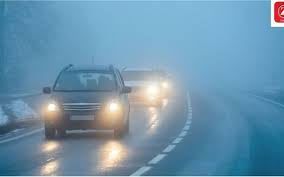
#> input picture backend/1.jpeg, 284 x 177 px
$ python dehaze.py 1.jpeg   (older library calls are emulated)
#> lines starting #> are read from the running program, lines starting #| are printed output that depends on the picture; long printed decimals are rounded
"""
dehaze.py (v4.0 — YOLOv8 Object Detection mAP)
===============================================
Dark Channel Prior (DCP) image dehazing with comprehensive fixes for
real-world highway fog images.

NEW IN v4.0:
  - compute_map(): Object detection mAP using YOLOv8n (COCO 80 classes).
    Detects people, cars, trucks, motorbikes, buses, etc.
    Treats dehazed image detections as proxy ground truth.
  - compute_metrics() now returns detected_hazy and detected_dehazed dicts
    with per-class object counts.

THREE MODES:
  natural  (default) - mild DCP + all fixes
  strong             - aggressive DCP for dense fog
  clahe              - just CLAHE, no DCP (best for daytime fog)

Usage:
    from dehaze import dehaze_image, compute_metrics
    clear = dehaze_image(hazy, mode="clahe")
    metrics = compute_metrics(hazy, clear)  # includes 'map', 'detected_hazy', 'detected_dehazed'

Dependencies:
    pip install opencv-python opencv-contrib-python numpy ultralytics
"""

import cv2
import numpy as np
import sys
import os
import time
import argparse


# ===========================================================================
# CORE DCP STEPS
# ===========================================================================
def get_dark_channel(image, patch_size=15):
    min_channel = np.min(image, axis=2)
    kernel = cv2.getStructuringElement(cv2.MORPH_RECT, (patch_size, patch_size))
    return cv2.erode(min_channel, kernel)


def estimate_atmospheric_light(
    image,
    dark_channel,
    top_percent=0.001,
    max_A=0.85
):
    h, w = dark_channel.shape
    num_pixels = h * w
    num_top = max(int(num_pixels * top_percent), 1)

    dark_flat = dark_channel.flatten()
    image_flat = image.reshape(num_pixels, 3)

    # Candidate pixels from dark channel
    indices = np.argpartition(
        dark_flat,
        -num_top
    )[-num_top:]

    candidates = image_flat[indices]

    # Remove extremely bright pixels
    brightness = np.max(candidates, axis=1)

    valid = brightness < 0.90

    if np.sum(valid) > 10:
        candidates = candidates[valid]

    A = np.mean(candidates, axis=0)

    print("Atmospheric Light:", A)

    return np.minimum(A, max_A)


def estimate_transmission(image, A, omega=0.85, patch_size=15):
    normalized = image / A
    dark_norm = get_dark_channel(normalized, patch_size)
    return 1.0 - omega * dark_norm


def guided_filter(guide, src, radius=80, eps=1e-3):
    try:
        guide_8bit = (guide * 255).astype(np.uint8)
        return cv2.ximgproc.guidedFilter(
            guide_8bit, src.astype(np.float32), radius, eps
        )
    except (AttributeError, cv2.error):
        return _guided_filter_manual(guide, src, radius, eps)


# [14 lines left out: function _guided_filter_manual, not called in this run]


def recover_image(image, transmission, A, t0=0.3):
    t = np.maximum(transmission, t0)
    t = t[:, :, np.newaxis]
    J = (image - A) / t + A
    return np.clip(J, 0, 1)


# ===========================================================================
# POST-PROCESSING
# ===========================================================================
# [22 lines left out: functions match_luminance, gray_world_white_balance, not called in this run]


def apply_gamma(image, gamma=0.9):
    if gamma == 1.0:
        return image
    img_float = image.astype(np.float64) / 255.0
    return (np.power(img_float, gamma) * 255).astype(np.uint8)


# [6 lines left out: function apply_clahe, not called in this run]

def apply_selective_clahe(
    image,
    transmission,
    clip_limit=3.0,
    tile_grid_size=(8, 8)
):
    """
    Apply CLAHE only to foggy regions using the refined
    transmission map from DCP.

    transmission:
        1.0 = clear
        0.0 = dense fog
    """

    # Build fog confidence map
    fog_mask = np.clip(
        (0.6 - transmission) / 0.6,
        0,
        1
    )

    # Emphasize dense fog regions
    fog_mask = np.power(fog_mask, 1.5)

    # Smooth transitions
    fog_mask = cv2.GaussianBlur(
        fog_mask,
        (21, 21),
        0
    )

    # CLAHE in LAB color space
    lab = cv2.cvtColor(image, cv2.COLOR_BGR2LAB)

    l, a, b = cv2.split(lab)

    clahe = cv2.createCLAHE(
        clipLimit=clip_limit,
        tileGridSize=tile_grid_size
    )

    l_clahe = clahe.apply(l)

    clahe_img = cv2.cvtColor(
        cv2.merge([l_clahe, a, b]),
        cv2.COLOR_LAB2BGR
    )

    # Blend according to fog strength
    fog_mask = fog_mask[:, :, np.newaxis]

    result = (
        image.astype(np.float32) * (1.0 - fog_mask)
        +
        clahe_img.astype(np.float32) * fog_mask
    )

    return np.clip(result, 0, 255).astype(np.uint8)


# [5 lines left out: function blend_with_original, not called in this run]


# ===========================================================================
# QUALITY METRICS — entropy, SSIM, mAP
# ===========================================================================
def compute_entropy(image):
    """Shannon entropy 0-8 bits."""
    if len(image.shape) == 3:
        gray = cv2.cvtColor(image, cv2.COLOR_BGR2GRAY)
    else:
        gray = image
    hist = cv2.calcHist([gray], [0], None, [256], [0, 256]).flatten()
    p = hist[hist > 0] / hist.sum()
    return float(-np.sum(p * np.log2(p)))


def compute_ssim(img1, img2):
    """SSIM 0-1 between two BGR images."""
    C1 = (0.01 * 255) ** 2
    C2 = (0.03 * 255) ** 2
    if len(img1.shape) == 3:
        img1 = cv2.cvtColor(img1, cv2.COLOR_BGR2GRAY)
    if len(img2.shape) == 3:
        img2 = cv2.cvtColor(img2, cv2.COLOR_BGR2GRAY)
    img1 = img1.astype(np.float64)
    img2 = img2.astype(np.float64)
    kernel = cv2.getGaussianKernel(11, 1.5)
    window = np.outer(kernel, kernel.T)
    mu1 = cv2.filter2D(img1, -1, window)[5:-5, 5:-5]
    mu2 = cv2.filter2D(img2, -1, window)[5:-5, 5:-5]
    mu1_sq = mu1 ** 2
    mu2_sq = mu2 ** 2
    mu1_mu2 = mu1 * mu2
    sigma1_sq = cv2.filter2D(img1 ** 2, -1, window)[5:-5, 5:-5] - mu1_sq
    sigma2_sq = cv2.filter2D(img2 ** 2, -1, window)[5:-5, 5:-5] - mu2_sq
    sigma12 = cv2.filter2D(img1 * img2, -1, window)[5:-5, 5:-5] - mu1_mu2
    ssim_map = ((2 * mu1_mu2 + C1) * (2 * sigma12 + C2)) / \
               ((mu1_sq + mu2_sq + C1) * (sigma1_sq + sigma2_sq + C2))
    return float(ssim_map.mean())


# ---------------------------------------------------------------------------
# Detection Annotation Renderer
# ---------------------------------------------------------------------------

# Per-class BGR colours for bounding boxes
_CLASS_COLORS_BGR = {
    "person":     (  0, 220,  80),   # green
    "car":        ( 60, 180, 255),   # sky blue
    "truck":      (  0, 140, 255),   # orange
    "bus":        (180,  60, 255),   # purple
    "motorcycle": (255,  60, 200),   # pink
    "bicycle":    (255, 220,  40),   # yellow
}
_DEFAULT_COLOR_BGR = (200, 200, 200)


# [58 lines left out: function draw_detections, not called in this run]


# ---------------------------------------------------------------------------
# Object Detection mAP using YOLOv8n
# ---------------------------------------------------------------------------

# Highway-relevant COCO class IDs
_HIGHWAY_CLASSES = {
    0: "person",
    1: "bicycle",
    2: "car",
    3: "motorcycle",
    5: "bus",
    7: "truck",
}

# YOLOv8 model — loaded lazily on first use
_YOLO_MODEL = None


def _get_yolo():
    """Lazy-load YOLOv8n once (downloads ~6MB on first call)."""
    global _YOLO_MODEL
    if _YOLO_MODEL is None:
        try:
            from ultralytics import YOLO
            _YOLO_MODEL = YOLO("yolov8n.pt")
            print("[YOLO] YOLOv8n loaded successfully.")
        except Exception as e:
            print(f"[YOLO] Failed to load YOLOv8n: {e}")
            _YOLO_MODEL = False  # Sentinel: don't try again
    return _YOLO_MODEL if _YOLO_MODEL else None


# [13 lines left out: function _compute_iou_xyxy, not called in this run]


def _detect_objects(image, conf=0.10):
    """
    Run YOLOv8n inference on an image (BGR numpy array).

    Args:
        image: BGR uint8 numpy array
        conf:  Base confidence floor passed to YOLO (0.10).
               Per-class thresholds are applied afterwards — see below.
               Setting this lower than the per-class thresholds ensures YOLO
               surfaces all candidate boxes before we prune them ourselves.

    Returns:
        boxes     : np.ndarray [N, 4] — (x1, y1, x2, y2) in pixels
        scores    : np.ndarray [N]    — confidence 0-1
        class_ids : np.ndarray [N]    — COCO class IDs

    Returns three empty arrays if YOLO is unavailable.
    """
    model = _get_yolo()
    if model is None:
        return (
            np.zeros((0, 4), dtype=np.float32),
            np.zeros(0, dtype=np.float32),
            np.zeros(0, dtype=int),
        )

    # Convert BGR → RGB for ultralytics
    rgb = cv2.cvtColor(image, cv2.COLOR_BGR2RGB)

    results = model(
        rgb,
        conf=conf,
        iou=0.45,                          # NMS threshold — suppress overlapping duplicate boxes
        classes=list(_HIGHWAY_CLASSES.keys()),
        verbose=False,
    )

    boxes_list, scores_list, cls_list = [], [], []
    for r in results:
        if r.boxes is None or len(r.boxes) == 0:
            continue
        boxes_list.append(r.boxes.xyxy.cpu().numpy())   # [K, 4]
        scores_list.append(r.boxes.conf.cpu().numpy())  # [K]
        cls_list.append(r.boxes.cls.cpu().numpy().astype(int))  # [K]

    if not boxes_list:
        return (
            np.zeros((0, 4), dtype=np.float32),
            np.zeros(0, dtype=np.float32),
            np.zeros(0, dtype=int),
        )

    all_boxes  = np.concatenate(boxes_list, axis=0)
    all_scores = np.concatenate(scores_list, axis=0)
    all_cls    = np.concatenate(cls_list, axis=0)

    # --- 1. Minimum box area filter ----------------------------------------
    # Discard tiny detections (road signs, barrier posts, distant clutter).
    img_area = image.shape[0] * image.shape[1]
    min_area = 0.0025 * img_area   # 0.25% of image
    box_areas = (all_boxes[:, 2] - all_boxes[:, 0]) * (all_boxes[:, 3] - all_boxes[:, 1])
    keep = box_areas >= min_area
    all_boxes  = all_boxes[keep]
    all_scores = all_scores[keep]
    all_cls    = all_cls[keep]

    # --- 2. Per-class confidence thresholds --------------------------------
    # Filter out weak detections early before NMS. This avoids incorrect high-conf
    # classes (like a truck at 0.36) from shadowing and deleting the correct class
    # (like a car at 0.23) during NMS.
    _CLASS_CONF_THRESHOLDS = {
        "car":        0.12,
        "person":     0.20,
        "bicycle":    0.20,
        "motorcycle": 0.20,
        "truck":      0.35,   # optimized to allow real trucks/SUVs
        "bus":        0.35,   # optimized to allow real buses
    }
    per_class_keep = np.array([
        all_scores[i] >= _CLASS_CONF_THRESHOLDS.get(
            _HIGHWAY_CLASSES.get(int(all_cls[i]), ""), 0.20
        )
        for i in range(len(all_cls))
    ], dtype=bool)

    all_boxes  = all_boxes[per_class_keep]
    all_scores = all_scores[per_class_keep]
    all_cls    = all_cls[per_class_keep]

    if len(all_boxes) == 0:
        return (
            np.zeros((0, 4), dtype=np.float32),
            np.zeros(0, dtype=np.float32),
            np.zeros(0, dtype=int),
        )

    # --- 3. Sort descending by score --------------------------------------
    sort_idxs  = np.argsort(all_scores)[::-1]
    all_boxes  = all_boxes[sort_idxs]
    all_scores = all_scores[sort_idxs]
    all_cls    = all_cls[sort_idxs]

    # --- 4. Class-agnostic Non-Maximum Suppression (NMS) -------------------
    # Suppress duplicate overlapping boxes of different classes
    keep_indices = []
    for i in range(len(all_boxes)):
        discard = False
        for j in keep_indices:
            iou = _compute_iou_xyxy(all_boxes[i], all_boxes[j])
            if iou >= 0.40:
                discard = True
                break
        if not discard:
            keep_indices.append(i)

    return (
        all_boxes[keep_indices],
        all_scores[keep_indices],
        all_cls[keep_indices],
    )


# [65 lines left out: functions _count_objects, _compute_ap_for_class, not called in this run]


def compute_map(hazy_image, dehazed_image, iou_threshold=0.5):
    """
    Compute multi-class Object Detection mAP using YOLOv8n.

    Strategy:
      - Run YOLOv8n on the dehazed image → proxy ground truth
        (dehazed image has better visibility, its detections are more reliable)
      - Run YOLOv8n on the hazy image → predictions to evaluate
      - For each highway class found in GT, compute AP@0.5
      - Average APs → mAP

    Detects: person, bicycle, car, motorcycle, bus, truck

    Range: [0, 1]
      • 1.0 = fog had zero impact on object detectability
      • 0.0 = fog completely destroyed detectability

    Returns:
        tuple: (map_score: float, detected_hazy: dict, detected_dehazed: dict)
    """
    hazy_boxes,    hazy_scores,    hazy_cls    = _detect_objects(hazy_image)
    dehazed_boxes, dehazed_scores, dehazed_cls = _detect_objects(dehazed_image)

    det_hazy    = _count_objects(hazy_cls)
    det_dehazed = _count_objects(dehazed_cls)

    print(f"[YOLO] Hazy detections   : {det_hazy}")
    print(f"[YOLO] Dehazed detections: {det_dehazed}")

    # Classes present in ground truth (dehazed detections)
    gt_classes = np.unique(dehazed_cls) if len(dehazed_cls) > 0 else []

    if len(gt_classes) == 0:
        # Nothing detected even in the clear image — mAP undefined
        return 0.0, det_hazy, det_dehazed

    ap_scores = []
    for cls_id in gt_classes:
        # Ground truth boxes for this class
        gt_mask  = dehazed_cls == cls_id
        gt_b     = dehazed_boxes[gt_mask]

        # Prediction boxes for this class
        pred_mask = hazy_cls == cls_id
        pred_b    = hazy_boxes[pred_mask]
        pred_s    = hazy_scores[pred_mask]

        ap = _compute_ap_for_class(pred_b, pred_s, gt_b, iou_threshold)
        if ap is not None:
            ap_scores.append(ap)

    map_score = float(np.mean(ap_scores)) if ap_scores else 0.0
    return round(map_score, 3), det_hazy, det_dehazed


def compute_metrics(hazy_image, dehazed_image):
    """
    Compute all quality metrics for a hazy/dehazed image pair.

    Returns dict with:
      - entropy_hazy     : Shannon entropy of hazy image (0-8)
      - entropy_dehazed  : Shannon entropy of dehazed image (0-8)
      - entropy_gain     : dehazed - hazy
      - ssim             : structural similarity (0-1)
      - map              : YOLOv8 multi-class mAP@0.5 (0-1)
      - detected_hazy    : {class_name: count} in original foggy image
      - detected_dehazed : {class_name: count} in dehazed image
    """
    e_hazy    = compute_entropy(hazy_image)
    e_dehazed = compute_entropy(dehazed_image)
    ssim_val  = compute_ssim(hazy_image, dehazed_image)
    map_val, det_hazy, det_dehazed = compute_map(hazy_image, dehazed_image)
    return {
        "entropy_hazy"     : round(e_hazy, 3),
        "entropy_dehazed"  : round(e_dehazed, 3),
        "entropy_gain"     : round(e_dehazed - e_hazy, 3),
        "ssim"             : round(ssim_val, 3),
        "map"              : map_val,
        "detected_hazy"    : det_hazy,
        "detected_dehazed" : det_dehazed,
    }


# ===========================================================================
# MODE PRESETS
# ===========================================================================
MODE_PRESETS = {
    "natural": {
        "omega": 0.75, "t0": 0.45, "max_A": 1.0, "gamma": 0.95,
        "use_clahe": True, "blend": 1.0,
        "match_lum": False, "white_balance": False,
    },
    "strong": {
        "omega": 0.95, "t0": 0.2, "max_A": 0.9, "gamma": 0.85,
        "use_clahe": True, "blend": 1.0,
        "match_lum": True, "white_balance": True,
    },
    "clahe": {
        "skip_dcp": True,
    },
}


# ===========================================================================
# MAIN PIPELINE
# ===========================================================================
def dehaze_image(
    hazy_image,
    mode="natural",
    omega=None, t0=None, max_A=None, gamma=None,
    blend=None, use_clahe=None,
    match_lum=None, white_balance=None,
    patch_size=15, guided_radius=80, guided_eps=1e-3,
):
    if mode not in MODE_PRESETS:
        raise ValueError(f"Unknown mode '{mode}'. Use: {list(MODE_PRESETS)}")

    preset = MODE_PRESETS[mode].copy()

    if preset.get("skip_dcp"):
        result = apply_clahe(
            hazy_image,
            clip_limit=3.0,
            tile_grid_size=(8, 8)
        )
        result = gray_world_white_balance(result)
        return result

    p = {
        "omega": omega if omega is not None else preset["omega"],
        "t0": t0 if t0 is not None else preset["t0"],
        "max_A": max_A if max_A is not None else preset["max_A"],
        "gamma": gamma if gamma is not None else preset["gamma"],
        "blend": blend if blend is not None else preset["blend"],
        "use_clahe": use_clahe if use_clahe is not None else preset["use_clahe"],
        "match_lum": match_lum if match_lum is not None else preset["match_lum"],
        "white_balance": white_balance if white_balance is not None else preset["white_balance"],
    }

    # -------------------------------------------------
    # DCP CORE
    # -------------------------------------------------

    image = hazy_image.astype(np.float64) / 255.0

    dark_channel = get_dark_channel(
        image,
        patch_size
    )

    A = estimate_atmospheric_light(
        image,
        dark_channel,
        max_A=p["max_A"]
    )

    transmission = estimate_transmission(
        image,
        A,
        p["omega"],
        patch_size
    )

    gray = cv2.cvtColor(
        hazy_image,
        cv2.COLOR_BGR2GRAY
    ).astype(np.float64) / 255.0

    transmission_refined = guided_filter(
        gray,
        transmission,
        guided_radius,
        guided_eps
    )

    print("Atmospheric Light:", A)

    print(
        "Transmission:",
        transmission_refined.min(),
        transmission_refined.mean(),
        transmission_refined.max()
    )

    # -------------------------------------------------
    # HEADLIGHT PROTECTION
    # -------------------------------------------------

    gray_lights = cv2.cvtColor(
        hazy_image,
        cv2.COLOR_BGR2GRAY
    ).astype(np.float32)

    light_mask = np.clip(
        (gray_lights - 200) / 55,
        0,
        1
    )

    transmission_refined = np.maximum(
        transmission_refined,
        0.7 * light_mask +
        transmission_refined * (1 - light_mask)
    )

    # -------------------------------------------------

    transmission_refined = np.clip(
        transmission_refined,
        0.1,
        1.0
    )

    dehazed = recover_image(
        image,
        transmission_refined,
        A,
        p["t0"]
    )

    dehazed = (dehazed * 255).astype(np.uint8)

    # -------------------------------------------------
    # POST PROCESSING
    # -------------------------------------------------

    if p["match_lum"]:
        dehazed = match_luminance(
            hazy_image,
            dehazed
        )

    if p["white_balance"]:
        dehazed = gray_world_white_balance(
            dehazed
        )

    if p["use_clahe"]:
        dehazed = apply_selective_clahe(
            dehazed,
            transmission_refined,
            clip_limit=3.0,
            tile_grid_size=(8, 8)
        )

    if p["gamma"] != 1.0:
        dehazed = apply_gamma(
            dehazed,
            p["gamma"]
        )

    if p["blend"] < 1.0:
        dehazed = blend_with_original(
            hazy_image,
            dehazed,
            p["blend"]
        )

    return dehazed

# ===========================================================================
# CLI
# ===========================================================================
def main():
    parser = argparse.ArgumentParser(description="DCP image dehazing v3.2")
    parser.add_argument("input", help="Path to foggy input image")
    parser.add_argument("--mode", choices=list(MODE_PRESETS), default="natural")
    parser.add_argument("--omega", type=float, default=None)
    parser.add_argument("--t0", type=float, default=None)
    parser.add_argument("--max-a", type=float, default=None)
    parser.add_argument("--gamma", type=float, default=None)
    parser.add_argument("--blend", type=float, default=None)
    parser.add_argument("--no-luminance-match", action="store_true")
    parser.add_argument("--no-white-balance", action="store_true")
    parser.add_argument("--no-clahe", action="store_true")
    args = parser.parse_args()

    if not os.path.exists(args.input):
        print(f"Error: file not found: {args.input}")
        sys.exit(1)

    print(f"Loading: {args.input}")
    hazy = cv2.imread(args.input)
#> hazy is the input picture: shape (177, 284, 3); mean B, G, R 173.4, 148.9, 109.2
    if hazy is None:
        print("Error: could not read image")
        sys.exit(1)
    print(f"Resolution: {hazy.shape[1]} x {hazy.shape[0]}")
#| Resolution: 284 x 177
    print(f"Mode: {args.mode}")

    start = time.time()
    dehazed = dehaze_image(
        hazy,
        mode=args.mode,
        omega=args.omega, t0=args.t0, max_A=args.max_a, gamma=args.gamma,
        blend=args.blend,
        match_lum=False if args.no_luminance_match else None,
        white_balance=False if args.no_white_balance else None,
        use_clahe=False if args.no_clahe else None,
    )
#> in get_dark_channel, `return cv2.erode(min_channel, kernel)`:
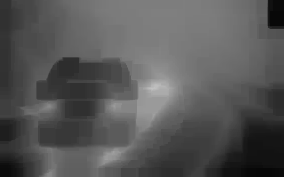
#> returned value: shape (177, 284) float64; min 0.0275, max 0.757, mean 0.34
#> in estimate_atmospheric_light, `indices = np.argpartition( dark_flat, -num_top )[-num_top:]`: indices = 50 values, max 25711 at index 11, min 24010 at index 6, mean 24737.6
#> in estimate_atmospheric_light, `candidates = image_flat[indices]`: candidates = 50 rows, first 8: [0.945, 0.965, 0.976], [0.824, 0.886, 0.914], [0.82, 0.871, 0.878], [0.937, 0.965, 0.976], [0.835, 0.882, 0.89], [0.941, 0.992, 1], [0.906, 0.925, 0.937], [0.902, 0.961, 0.973]
#> in estimate_atmospheric_light, `brightness = np.max(candidates, axis=1)`: brightness = 50 values, max 1 at index 5, min 0.878 at index 2, mean 0.962
#> in estimate_atmospheric_light, `A = np.mean(candidates, axis=0)`: A = [0.903, 0.948, 0.961]
#| Atmospheric Light: [0.9025  0.9479 0.9614]
#| Atmospheric Light: [0.9025  0.9479 0.9614]
#| Transmission: 0.4308 0.7341 1.021
#> in dehaze_image, `transmission_refined = np.clip( transmission_refined, 0.1, 1.0 )`:
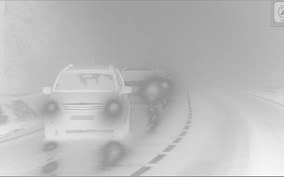
#> transmission_refined: shape (177, 284) float32; min 0.566, max 1, mean 0.737
#> in apply_selective_clahe, `fog_mask = cv2.GaussianBlur( fog_mask, (21, 21), 0 )`:
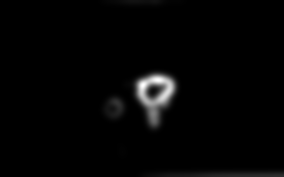
#> fog_mask: shape (177, 284) float32; min 0, max 0.00597, mean 0.000111; drawn with min black and max white
#> in apply_selective_clahe, `l, a, b = cv2.split(lab)`:
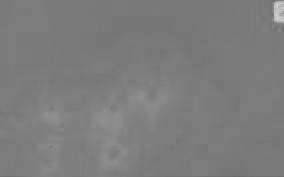
#> a: shape (177, 284); min 108, max 207, mean 124.2
#> in apply_selective_clahe, `l, a, b = cv2.split(lab)`:
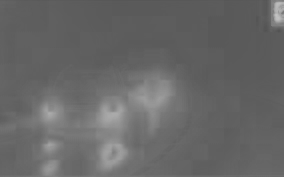
#> b: shape (177, 284); min 83, max 194, mean 103.3
#> in apply_selective_clahe, `l_clahe = clahe.apply(l)`:
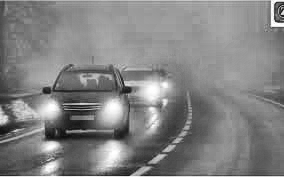
#> l_clahe: shape (177, 284); min 13, max 255, mean 130.5
#> in apply_selective_clahe, `clahe_img = cv2.cvtColor( cv2.merge([l_clahe, a, b]), cv2.COLOR_LAB2BG..`:
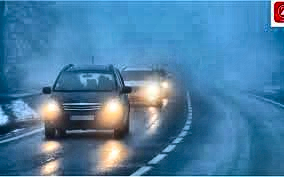
#> clahe_img: shape (177, 284, 3); mean B, G, R 164.6, 126.9, 74.6
#> (the rest of the program and of its run is left out)
